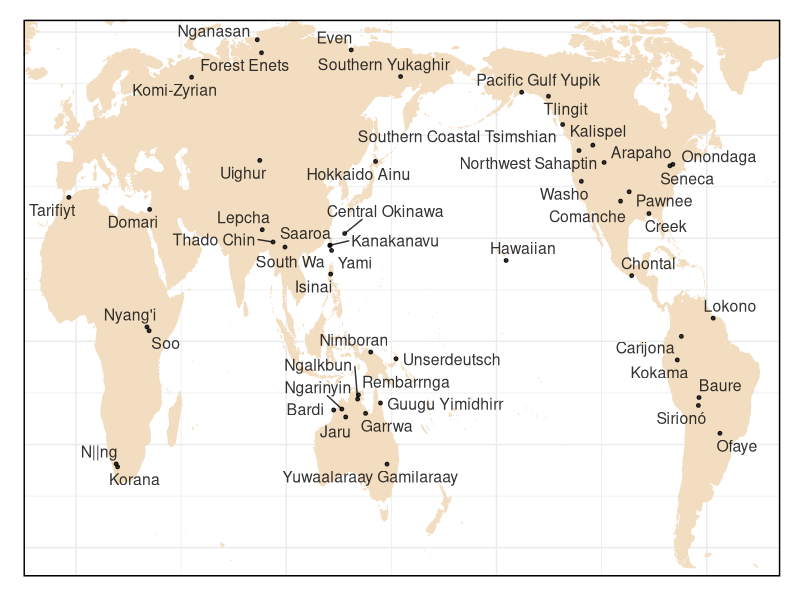
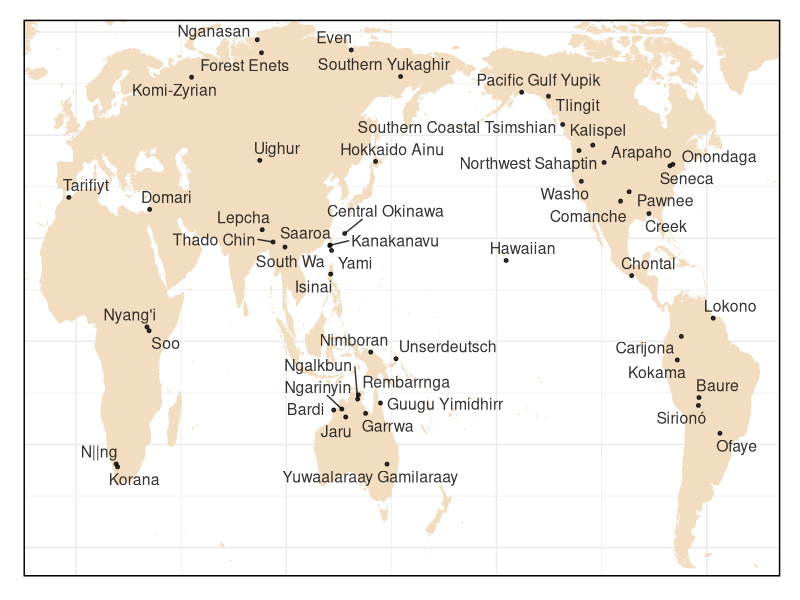

Here is the R script that generated these plots, in order: (Note: this script raises an error after producing the figures.)
#' Plots GATA
#' D E Blasi

#' Load libraries
require(tidyverse)
require(ggrepel)

#' Load data ("languages" is actually a csv...)
gata<-read_csv("../raw/gata_raw.csv")
lgs<-read_csv("../cldf/languages.csv")
parameters<-read_csv("../cldf/parameters.csv")

gata<-left_join(gata,parameters,by=c("Parameter_ID"="Shortname"))

#' Map

#' Shift coordinates to accommodate a Pacific-centered view
lgs$Longitude<-sapply(lgs$Longitude,function(x) ifelse(x<(-25),x + 360,x))

#' Produce maps
world <- map_data('world', interior=F, wrap=c(-25,335), ylim=c(-54,79))

ggplot()+
  theme_bw()+ 
  scale_y_continuous(expand = c(0,0),limits = c(-57,78)) + 
  scale_x_continuous(expand = c(0,0)) + 
  theme(panel.border = element_rect(size=1,color="black"),
        panel.background = element_rect(),
        plot.title = element_text(size=26,hjust=0.7),
        plot.subtitle = element_text(size=16),
        axis.line = element_blank(),
        axis.text.x = element_blank(),  
        axis.text.y = element_blank(),  
        axis.ticks = element_blank(),  
        axis.title.x = element_blank(),  
        axis.title.y = element_blank(),
        legend.position = c(0.62,0.3),
        legend.title = element_text(face="bold",size=20),
        legend.text = element_text(size=16),
        plot.margin=margin(0.5,0.5,0.5,0.5,unit="cm"),
        legend.key.height = unit(6,"mm"),
        legend.background = element_rect(fill="white",color="black"))+
  geom_polygon(data=world,
               aes(x=long,y=lat,group=group),
               colour="#F2DDC1",size=0.2, fill="#F2DDC1")+
  geom_point(data=lgs, 
                  aes(x=Longitude, 
                      y=Latitude),
                  color="black",
                  size=1,
                  alpha=0.8)+
  geom_text_repel(data=lgs, 
             aes(x=Longitude, 
                 y=Latitude,
                 label=Name),
             color="black",
             size=4,
             max.overlaps=99,
             alpha=0.8)

ggsave("plot_gata_map.png",width=10,height=7)

#' Time interval density
plyr::ddply(gata,"Language_ID",function(x) abs(diff(unique(x$Year)))) %>%
  ggplot(aes(x=V1,fill=..density..))+
  geom_histogram(bins=20)+
  labs(x="Years between grammars",y="")+
  theme_minimal()+
  theme(axis.title =element_text(size=15),
        axis.text.x = element_text(size=15),
        axis.text.y = element_blank(),
        legend.position = "none",
        plot.background = element_rect(),
        panel.background = element_rect(),
        legend.background = element_rect(fill="white",color="black"),
        plot.margin=margin(0.5,0.5,0.5,0.5,unit="cm"))+
  scale_fill_gradient(low="#4C3F91",high="#FF5677")+
  scale_x_continuous(expand = c(0,0))+
  scale_y_continuous(expand=c(0,0))

ggsave("plot_gata_intervals.png",width = 6,height=2.5)

#' Data coverage
gata %>% plyr::ddply("Category",function(x) data.frame(Value=c(1-sum(is.na(x$Value)/nrow(x)),sum(is.na(x$Value))/nrow(x)),
                                                       Type=c("Attested","Not attested"))) %>%
  ggplot(aes(x="",y=Value,fill=Type))+
    geom_col()+
    coord_polar(theta="y")+
    facet_wrap(~Category)+
  theme_minimal()+
  theme(axis.text = element_blank(),
        legend.position = "bottom",
        legend.title = element_blank(),
        legend.text = element_text(size=16),
        panel.grid = element_blank(),
        strip.text = element_text(size=12),
        plot.background = element_rect(color="white"))+
  scale_fill_manual(values=c("#09015F","#AF0069"))+
  labs(x="",y="")

ggsave("plot_gata_coverage.png",width=9,height=6)

#' Show change
gata_change<-gata %>% 
  plyr::ddply(c("Language_ID","Parameter_ID","Category"),
              function(x) data.frame(Interval=abs(diff(unique(x$Year))),
                                     Difference=ifelse(anyNA(x$Value),NA,
                                                       ifelse(length(unique(x$Value))==1,0,1))))

gata_change %>%
  ggplot(aes(y=Difference,x=Interval))+
  geom_point(size=2,alpha=0.7,color="#00A19D")+
  geom_smooth(se=F,size=3,color="#99DDCC")+
  theme_minimal()+
  facet_wrap(~Category)+
  theme(legend.position = "none",
        panel.background = element_rect(color="black"),
        strip.text = element_text(size=15),
        axis.text = element_text(size=12),
        axis.title = element_text(size=15),
        plot.background = element_rect(color="white"))+
  scale_y_continuous(breaks=c(0,0.5,1),
                     expand=c(0.05,0.05))+
  labs(x="Years between grammars",
       y="Change")

ggsave("plot_gata_change.png",width=9,height=6)
